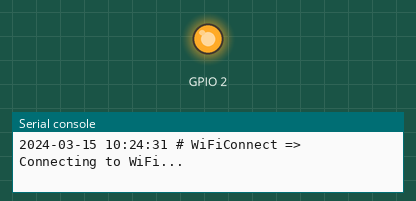
Simulated run of this program. Board: ESP8266 board running MicroPython. On the bench: output pins drawn as LEDs (lit = HIGH), the last lines printed to the serial console. WiFi joins after 1.5 s; the clock reads 2024-03-15 10:24:30 at power-on unless the program sets it.

Above: at 2.0 s.
At 37.95 s:
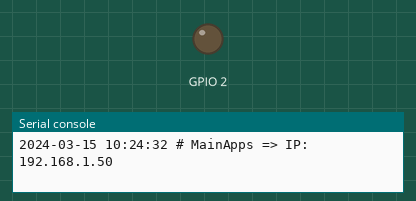
Timing chart, 0 to 39.5 s (numbered marks = the images above):
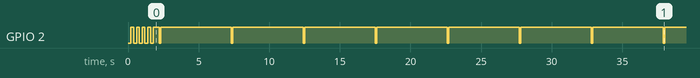

The program:

espapps.py
```python
import gc
import uasyncio as asyncio
from machine import Pin, freq
from espconfig import *
from esputils import log
from espwlan import WiFiConnect

"""Здесь реализуется основное приложение
   подключена работа wifi модуля и его управление
   а так же вывод основной информации о работе микроконтроллера"""

class MainApps(object):

    def __init__(self):
        self.log             = log
        self.debug           = config['debug']
        self.mode            = config['mode']
        self.ledBoard        = config['wifiLedPin']
        self.ledBoardDefault = config['wifiLedDefault']
        self.wifiLed         = Pin(self.ledBoard, Pin.OUT, value = self.ledBoardDefault)    # Cветодиод для индикации работы WiFi
        self.wifi            = WiFiConnect(led=self.wifiLed)                                # Настрока сети

    async def main_loop(self):
        """Метод для вывода служебной отладочной информации"""
        while True:
            mode = 'Station' if self.mode else 'Access Point'      # Подготовка информации о режиме работы WiFi модуля
            # connect = 'Connect' if self.connect else 'Disconnect'  # Подготовка информации о соединении
            gc.collect()                                           # Очищаем RAM
            try:
                # self.log('################# DEBUG MESSAGE #################')
                self.log('MainApps => MemFree:', '{}Kb'.format(round(gc.mem_free()/1024, 2)))       # Свободная память
                self.log('MainApps => MemAllocated:', '{}Kb'.format(round(gc.mem_alloc()/1024, 2))) # Доступная помять
                # self.log('FREQ:', '{}MHz'.format(freq()/1000000))
                self.log('MainApps => WiFi Mode:', mode)
                # self.log('WiFi:', connect)
                self.log('MainApps => IP:', '{}'.format(self.wifi.ip))                              # IP адрес ESP8266
                # self.log('################# DEBUG MESSAGE END #################')
            except Exception as err:
                self.log('MainApps => Exception occurred: ', err)
            await asyncio.sleep(60)


    async def main(self):
        while True:
            try:
                await self.wifi.setWlan()                           # Включение настройки сети
                await self.main_loop()                              # Вывод служебной информации
            except Exception as err:
                self.log('MainApps => Global communication failure: ', err)
                await asyncio.sleep(20)


gc.collect()                                                        # Очищаем RAM
def_main = MainApps()
loop = asyncio.get_event_loop()
loop.run_until_complete(def_main.main())
```

espconfig.py
```python
"""Файл с настройками
   В дальнейшем здесь необходимо реализовать код
   для сохранения пользлвательских настроек в файл
"""

config = {}                              # Основное хранилище настроек
config['debug']          = True          # Режим отладки, вывод всех сообщений
#config['stssid']         = "GWVSOL"     # Имя точки доступа для подключения
config['stssid']         = "wSG3500"     # Имя точки доступа для подключения
#config['stpasswd']       = "fec0569cfaee" # Пароль от точки доступа
config['stpasswd']       = "Fedex##45%"  # Пароль от точки доступа
config['apssid']         = "esp8266AP"   # Имя точки доступа контроллера
config['appasswd']       = "roottoor"    # Пароль точки доступа контроллера
config['mode']           = True          # False = AP, True = ST
#config['mode']           = False        # False = AP, True = ST
config['wifiLedPin']     = 2             # Светодиод на плате подключен к 2 контакту
config['wifiLedDefault'] = 1             # Катод светодиода подключен на плюсу питания
```

esputils.py
```python
from time import localtime
from espconfig import *

"""Здесь реализованы методы для использования во всем проекте"""

debug = config['debug']

def log(*args):
    """Метод для логирования данных приложения"""
    local = localtime()
    year = local[0]
    month = local[1] if local[1] >= 10 else '0{}'.format(local[1])
    day = local[2] if local[2] >= 10 else '0{}'.format(local[2])
    hour = local[3] if local[3] >= 10 else '0{}'.format(local[3])
    minute = local[4] if local[4] >= 10 else '0{}'.format(local[4])
    second = local[5] if local[5] >= 10 else '0{}'.format(local[5])
    if debug: print('{}-{}-{} {}:{}:{} #'.format(year, month, day, hour, minute, second), *args)
```

espwlan.py
```python
import gc, network
import uasyncio as asyncio
from machine import Pin
from espconfig import *
from esputils import log
gc.collect()                                #Очищаем RAM

"""Класс реализующий подключение в точке доступа
   или же поднятие точки доступа на WiFi модуле микроконтроллера"""

class WiFiConnect(object):

    def __init__(self, led=None):
        self.log     = log                # Метод для логирования работы
        self.mode       = config['mode']        # False = AP, True = ST
        self.debug      = config['debug']       # True = Режим отладки, вывод всех сообщений через log
        self.connect    = False                 # False = Подключения нет, True = Подключение к сети WiFi
        self.ip         = "0.0.0.0"             # IP адрес
        self.led        = led                   # Если настройки светодиода не будут переданы, индикация не будет включена
        self.loop = asyncio.get_event_loop()
        if isinstance(self.led, Pin):
            # Управление в отдельном процессе запускается только
            # если классу переданы настройки для работы светодиода
            self.loop.create_task(self.controlHeartbeat())

############### Методы индикации состояния WiFi модуля микроконтроллера ###############

    async def heartbeat(self, interval: list=[1000]):
        """Метод для индикации работы WiFi"""
        # Мигание согласно переданной программе (спикок интервалов)
        for i in interval:
            self.led(not self.led())
            await asyncio.sleep_ms(i)


    async def setHeartbeatDefault(self):
       """Метод для начальной уставноки состояния светодиода"""
       # Работает только если классу переданы настройки светодиода
       if isinstance(self.led, Pin): self.led(1)


    async def controlHeartbeat(self):
        """Метод для управления работой работой светодиода wifi"""
        while True:
            # Одно короткое мигание и длинная пауза при успешном подключении к точке доступа
            if self.mode and self.connect: await self.heartbeat(interval=[100, 5000])
            # Быстрое мигание при отсутствии подключения
            elif self.mode and not self.connect: await self.heartbeat(interval=[200])
            # Длинная пауза и три быстрых мигания при поднятой точке доступа на микроконтроллере
            elif not self.mode: await self.heartbeat(interval=[5000, 100, 100, 100])

################## Методы для управления WiFi модулем микроконтроллера ###################

    # Настройка WiFi подключение к сети или поднятие точки доступа (этот метод необходимо вызвать для
    # поднятия точки доступа или подключения к точке доступа)
    async def setWlan(self):
        """Метод для активации режимов работы WiFi модуля"""
        # Подключение к сети
        if self.mode:
            self.wifi, self.ssid, self.passwd = \
            network.WLAN(network.STA_IF), config['stssid'], config['stpasswd']   # ST Mode
            network.phy_mode(network.MODE_11B)                                   # network.phy_mode = MODE_11B
        # Поднимаем точку доступа
        elif not self.mode: self.wifi, self.ssid, self.passwd = \
            network.WLAN(network.AP_IF), config['apssid'], config['appasswd']    # AP Mode
        self.wifi.active(True)                                                   # Активигуем интерфейс
        if self.mode:
            await self.setSTMode()
            # В режиме ST Mode запускаем в отдельном процессе контроль wifi соединения
            self.loop.create_task(self.checkWiFiStatus())
        else: await self.setAPMode()


    async def checkWiFiStatus(self):
        """Метод для проверки наличия соединения с точкой тоступа WiFi,
           и вывода статуса соединения или режима работы (ST Mode или AP Mode)"""
           # Этот метод крутится в отдельном процессе для контроля соединения
        while True:
            # При наличии соединения
            if self.mode and self.connect:
                if await self.statusConnect() == network.STAT_GOT_IP:
                    await asyncio.sleep(30)     # Засыпаем
                else:
                    self.connect = False        # Cоединение отсутствует
                    await asyncio.sleep(1)      # Засыпаем
            # При отсутствии соединения
            elif self.mode and not self.connect:
                await self.reconnectWifi()      # Переподключаемся
                await asyncio.sleep(5)          # Засыпаем
            gc.collect()


    async def reconnectWifi(self):
        """Метод для переподключения к точке доступа WiFi"""
        self.log('WiFiConnect => Reconnecting to WiFi...')
        self.ip = self.wifi.ifconfig()[0]   # Сбрасываем IP адрес к виду 0.0.0.0
        self.wifi.disconnect()              # Разрываем соединение, если они не разорвано
        await asyncio.sleep(1)              # Ожидаем
        await self.setSTMode()              # Пробуем повторно подключиться


    async def setSTMode(self):
        """Метод для подключения к точке доступа"""
        if not self.wifi.isconnected():
            self.wifi.connect(self.ssid, self.passwd)
        count = 0 # Счетчик попыток подключения
        # Ожидаем подключения
        while await self.statusConnect() == network.STAT_CONNECTING:
            await asyncio.sleep(1)
            count += 1
            if count == 10: break                # Если счетчик переполнился, выходим из цикла
        # Если соединение установлено
        if self.wifi.isconnected():
            await self.setHeartbeatDefault()     # Сбрасываем состояние светодиода в дефолт
            self.ip = self.wifi.ifconfig()[0]
            self.log('WiFiConnect => Connection successfully!')
            self.connect = True                  # Cоединение установлено
            self.log('WiFiConnect => Address', self.ip)
        # Если соединение не установлено
        if not self.wifi.isconnected():
            self.connect = False                 # Cоединение не установлено
            self.log('WiFiConnect => Connection unsuccessfully!')


    async def statusConnect(self):
        """Метод для вывода информации о статусе соединения"""
        status = self.wifi.status()
        if status == network.STAT_GOT_IP:               # Соединение установлено
            # self.log('WiFiConnect => Connect OK')
            return network.STAT_GOT_IP
        elif status == network.STAT_CONNECTING:         # В процессе соединения...
            self.log('WiFiConnect => Connecting to WiFi...')
            return network.STAT_CONNECTING
        elif status == network.STAT_ASSOC_FAIL:         # Ошибка соединения
            self.log('WiFiConnect => Connection error')
            return network.STAT_ASSOC_FAIL
        elif status == network.STAT_HANDSHAKE_TIMEOUT:  # Превышено время соединения
            self.log('WiFiConnect => Connection time exceeded')
            return network.STAT_HANDSHAKE_TIMEOUT
        elif status == network.STAT_BEACON_TIMEOUT:     # Превышено время ответа роутера
            self.log('WiFiConnect => Exceeded response time of the router')
            return network.STAT_BEACON_TIMEOUT
        elif status == network.STAT_NO_AP_FOUND:        # Ни одна точка доступа не ответила
            self.log('WiFiConnect => None the access point did not answer')
            return network.STAT_NO_AP_FOUND
        elif status == network.STAT_WRONG_PASSWORD:     # Соединение не установлено, не верный пароль
            self.log('WiFiConnect => Failed due to incorrect password')
            return network.STAT_WRONG_PASSWORD
        elif status == network.STAT_IDLE:               # Соединение отсуствует, нет активности
            self.log('WiFiConnect => Idle state, no connection, and no activity')
            return network.STAT_IDLE
        else: # Любые другие варианты статусов, вывод в лог
            self.log('WiFiConnect => Status', status)
            return status


    async def setAPMode(self):
        """Метод для включения на миктрокотроллере режима точки доступа"""
        #Устанавливаем SSID и пароль для подключения к Точке доступа
        self.wifi.config(essid=self.ssid)       # SSID точки доступа
        self.wifi.config(password=self.passwd)  # Пароль точки доступа
        self.wifi.config(max_clients=5)         # Максимальное количество клиентов для подключения
        self.wifi.config(channel=11)            # Канал точки доступа
        self.wifi.config(authmode=3)            # Способ аунтентиикации 0 – open, 1 – WEP, 2 – WPA-PSK, 3 – WPA2-PSK, 4 – WPA/WPA2-PSK
        self.ip = self.wifi.ifconfig()[0]       # Выводим IP адрес точки доступа
        await self.setHeartbeatDefault()        # Сбрасываем состояние светодиода в дефолт
```

Measured:
- by itself, GPIO 2: goes 4 × (HIGH 0.20 s, LOW 0.20 s), HIGH 0.40 s, 7 × (LOW 0.10 s, HIGH 5.0 s), LOW 0.10 s, then HIGH
